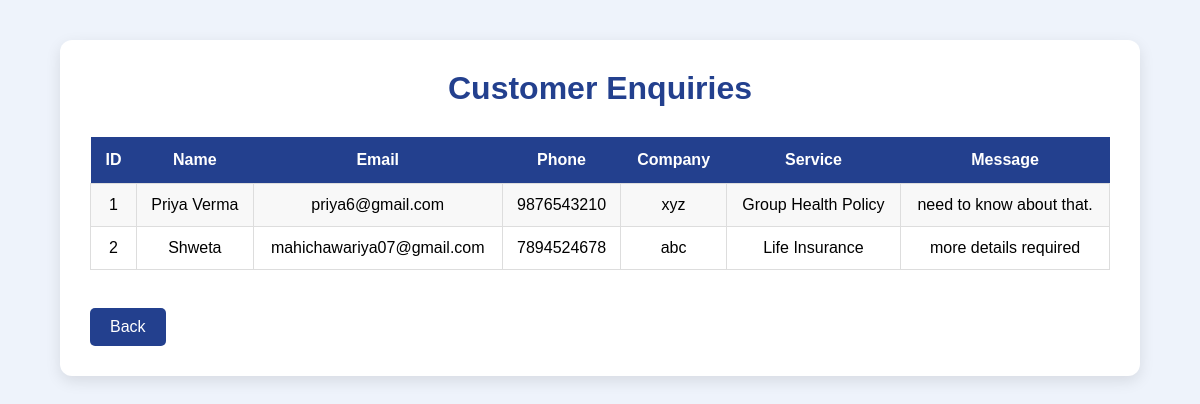
Page /admin/enquiries on the committed database.
### tables this page shows
CREATE TABLE enquiry (
    id INTEGER PRIMARY KEY AUTOINCREMENT,
    name TEXT,
    email TEXT,
    phone TEXT,
    company TEXT,
    service TEXT,
    message TEXT
);

### app.py (the view)
@app.route("/admin/enquiries")
def view_enquiries():
    conn = sqlite3.connect(DB_PATH)
    cursor = conn.cursor()
    cursor.execute("SELECT * FROM enquiry")
    enquiries = cursor.fetchall()
    conn.close()
    return render_template("enquiries.html", enquiries=enquiries)

### templates/enquiries.html (shortened to what this page needs)
<!DOCTYPE html>
<html lang="en">
<head>
</head>
<body>
<div class="container">
<h1>Customer Enquiries</h1>
<table>
<tr>
    <th>ID</th>
    <th>Name</th>
    <th>Email</th>
    <th>Phone</th>
    <th>Company</th>
    <th>Service</th>
    <th>Message</th>
</tr>
{% for enquiry in enquiries %}
<tr>
<td>{{ enquiry[0] }}</td>
<td>{{ enquiry[1] }}</td>
<td>{{ enquiry[2] }}</td>
<td>{{ enquiry[3] }}</td>
<td>{{ enquiry[4] }}</td>
<td>{{ enquiry[5] }}</td>
<td>{{ enquiry[6] }}</td>
</tr>
{% endfor %}
</table>
<br>
<a href="/admin" class="back-btn">Back</a>
</div>
</body>
</html>

### templates/enquiries.html (style rules this page uses)
* { margin:0; padding:0; box-sizing:border-box; font-family:Arial,sans-serif; }
body { background:#eef3fb; }
.container { width:90%; max-width:1300px; margin:40px auto; background:#fff; padding:30px; border-radius:12px; box-shadow:0 5px 15px rgba(0,0,0,.1); }
h1 { text-align:center; color:#23408e; margin-bottom:30px; }
table { width:100%; border-collapse:collapse; }
th { background:#23408e; color:white; padding:14px; }
td { border:1px solid #ddd; padding:12px; text-align:center; }
tr:nth-child(even) { background:#f8f8f8; }
.back-btn { display:inline-block; margin-top:20px; padding:10px 20px; background:#23408e; color:white; text-decoration:none; border-radius:5px; }

### rows in the picture
enquiry: id "1", name "Priya Verma", email "priya6@gmail.com", phone "9876543210", company "xyz", service "Group Health Policy", message "need to know about that."
enquiry: id "2", name "Shweta", email "mahichawariya07@gmail.com", phone "7894524678", company "abc", service "Life Insurance", message "more details required"
